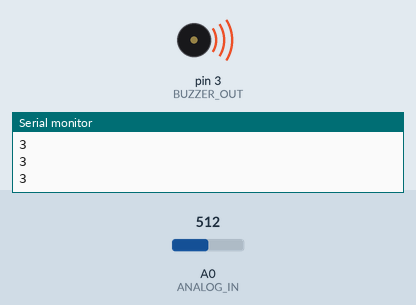
Simulated run of this sketch. Board: Arduino Uno, built with avr-gcc and run on an emulated ATmega328P. Parts: buzzer (waves = sounding), the last lines printed to the serial monitor. Inputs (shaded band) come from the test bench; at power-on: A0 (ANALOG_IN) = 512.

Above: at 1.2 s.
1.3 s: A0 (ANALOG_IN) set to 122
At 1.66 s:
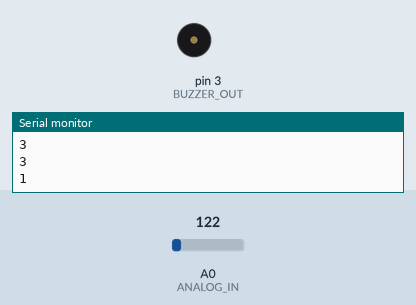
3.3 s: A0 (ANALOG_IN) set to 306
Timing chart, 0 to 12.3 s (numbered marks = the images above; inputs shaded):
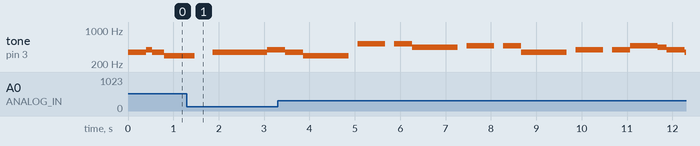

The sketch:

christmas-sound-lights.ino
```cpp
/**
 * Beeper - Musical notes
 * Author: Francisco Igor
 *         franciscoigor@gmail.com
 *
 * Components
 *
 *    Buzer connected
 *       (+) to Analog Output 3
 *       (-) to GND
 *    Potentiometer
 *       (left pin)  connected to +5V
 *       (right pin) connected to GND
 *       (cente pin) connected to Analog input 0
 *
 *
 * Results
 *
 *  A song is played through the buzzer using note frequecies.
 *  When you rotate the potentiometer from min to max
 *  you will hear the song in different velocities
 *
 */

#define ANALOG_IN A0
#define BUZZER_OUT 3

const int DO = 2620;
const int RE = 2940;
const int MIB = 3110;
const int MI = 3300;
const int FA = 3490;
const int SOL= 3920;
const int LA = 4400;
const int SIb = 4690;
const int SIB = 4690;
const int SI = 4930;

const double octave = 1;

int notes[]= {
  DO, RE, MI, FA, SOL, LA, SI
};


int song[] = {
  // silent night
  /* */
  FA+3, SOL, FA+2, RE+5, 0,
  FA+3, SOL, FA+2, RE+5, 0,
  DO*2+3, 0, DO*2+2,  LA+5, 0,
  SIB+3, 0, SIB+2,  FA+5, 0,
  SOL+3, 0, SOL+2,  SIB+3, LA, SOL+2, FA+3, SOL, FA+2, RE+5, 0,
  SOL+3, 0, SOL+2,  SIB+3, LA, SOL+2, FA+3, SOL, FA+2, RE+5, 0,
  DO*2+3, 0, DO*2+2, MIB*2+3, DO*2, LA+2, SIB+6, RE*2+4 , 0, 0,
  SIB+3, FA, RE+2, FA+3, MIB, DO+2, SIB/2+6, SIB/2+2, 0+2,
  /* */
  DO*2+4, RE*2, DO*2, SIB, LA, SIB+4,
  DO*2, SIB, LA, SOL, LA+4,
  SIB, LA, SOL, FA, SOL+3, DO, DO, 0+2,
  FA+2, SOL+2, LA+2, SIB+2, LA+4, SOL+4,
  DO*2+4, RE*2, DO*2, SIB, LA, SIB+4,
  DO*2, SIB, LA, SOL, LA+4,
  SIB, LA, SOL, FA, SOL+3, DO, DO, 0+2,
  FA+2, SOL+2, LA+2, SIB+2, LA+4, SOL+3, FA+6, 0+2,
  /* */
};

int pos;
int note;

void setup() {
  pos = 0;
  Serial.begin(9600);
}

void loop() {

   int analorReading = analogRead(ANALOG_IN);
   int velocity = map(analorReading, 0, 1023, 1, 5);
   Serial.print(velocity);
   Serial.println();
   size_t size = sizeof(song)/sizeof(song[0]);
   int note = song[pos] / 10;
   int duration = max(1,(song[pos] % 10)) * 400;
   tone(BUZZER_OUT, note * octave, duration / velocity + 10);
   delay(duration / velocity );

   pos++;
   if (pos >= size){
    pos = 0;
   }

}
```

Measured:
- by itself, tone on pin 3 (BUZZER_OUT): plays 349 Hz for 0.40 s, 294 Hz for 1.0 s, 524 Hz for 0.60 s, 524 Hz for 0.40 s, 440 Hz for 1.0 s, 469 Hz for 0.60 s … (14 notes in this stretch)
